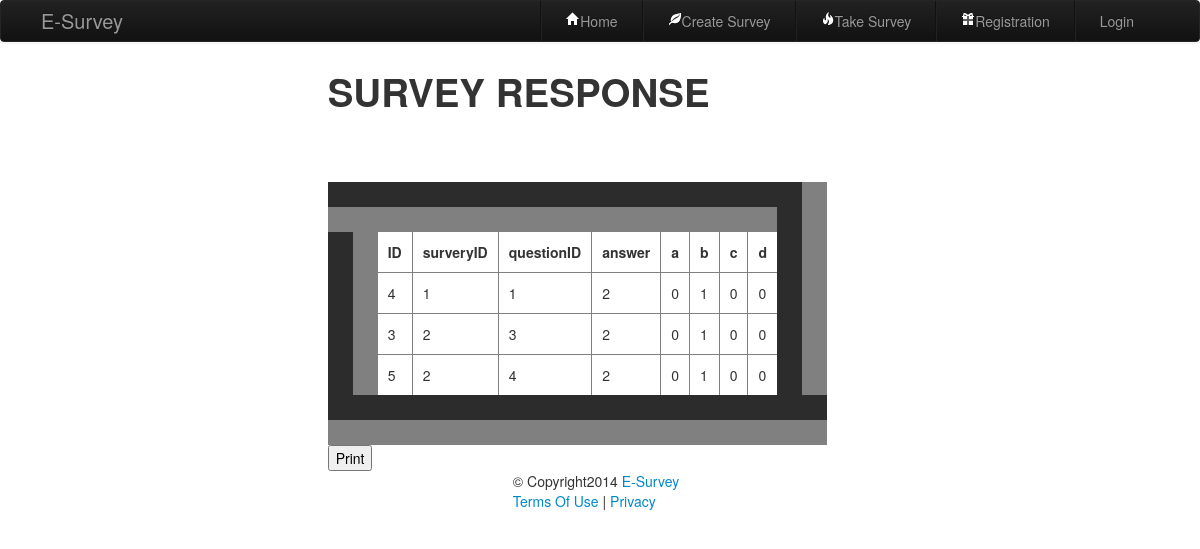
Screenshot of /surveyresponses.php with the database file from the repository.
### tables this page shows
CREATE TABLE IF NOT EXISTS `userresponses` (
  `ID` int(11) NOT NULL AUTO_INCREMENT,
  `surveryID` int(11) NOT NULL,
  `questionID` int(11) NOT NULL,
  `answer` varchar(200) NOT NULL,
  PRIMARY KEY (`ID`)
);

### surveyresponses.php (the view, shortened to what this page needs)
<?php
  $dsn= 'mysql:host=localhost;dbname=dbsurvey';
$username = 'root';
$password= '';
try{
$db= new PDO($dsn, $username, $password);
}
catch(PDOException $exception){
	echo "failed to connect";
}
?>
<!DOCTYPE html>
<html lang="en">
    <head>
        <link href="include/bootstrap/css/bootstrap.min.css" rel="stylesheet">
        <link href="include/bootstrap/css/bootstrap-responsive.min.css" rel="stylesheet">
        <link href="include/bootstrap/css/bootstrap-responsive.css" rel="stylesheet">
    </head>
    <body>
               <?php include 'header/header.php'; ?>
               <div class="row-fluid">
               <div class="span3"></div>
                   <div class="span6">
        <div class="container-fluid ">
              <?php
$query = "
SELECT ID,surveryID,questionID,answer,COUNT(CASE WHEN answer = 1 then 1 ELSE NULL END) as 'a',
COUNT(CASE WHEN `answer` = 2 then 1 ELSE NULL END) as 'b',COUNT(CASE WHEN `answer` = 3 then 1 ELSE NULL END) as 'c',
COUNT(CASE WHEN `answer` = 4 then 1 ELSE NULL END) as 'd' FROM userresponses GROUP BY questionID";
?>
	  <h1> SURVEY RESPONSE </h1>
    <?php    $result=$db->query($query); ?>
		<table border="50" cellpadding="10" cellspacing="10" id="tblResults">
	  <?php  echo "<td>" . "<b> ID <b>". "</td>"   ?>
	    <?php	echo "<td>" ."<b> surveryID </b>". "</td>"  ?>
	 <?php	echo "<td>" ."<b> questionID <b>". "</td>"  ?>
	 <?php	echo "<td>" ."<b> answer <b>". "</td>" ?>
		<?php echo "<td>" ."<b> a <b>". "</td>" ?>
		<?php echo "<td>" ."<b> b <b>". "</td>"  ?>
		<?php echo "<td>" ."<b>    c <b>". "</td>"  ?>
		<?php echo "<td>" ."<b>   d <b>". "</td>" ?>
 <?php		echo("\n<br/>");
		while($row = $result->fetch()){
        echo "<tr>";
	 	echo "<td>" . $row["ID"]. "</td>" ?>  &nbsp
	<?php 	echo "<td>" .$row["surveryID"]. "</td>" ?> &nbsp &nbsp &nbsp &nbsp &nbsp &nbsp &nbsp &nbsp
	<?php	echo  "<td>" .$row["questionID"]. "</td>" ?> &nbsp &nbsp &nbsp &nbsp &nbsp &nbsp &nbsp &nbsp &nbsp &nbsp
<?php		echo  "<td>" .$row["answer"]. "</td>"  ?> &nbsp &nbsp &nbsp &nbsp &nbsp
	<?php	echo  "<td>" .$row["a"]. "</td>" ?> &nbsp
	<?php	echo  "<td>" .$row["b"]. "</td>"  ?> &nbsp
	<?php	echo  "<td>" .$row["c"]. "</td>" ?> &nbsp
	<?php	echo  "<td>" .$row["d"]. "</td>" ?>
	<?php
		}
?>
    </table>
  <input type="button" onclick="window.print()" value="Print"/>
            </div>
        </div>
</div>
    <?php include 'include/footer.php'; ?>
</body>
</html>

### header/header.php (shortened to what this page needs)
<div class="navbar navbar-inverse ">
    <div class="navbar-inner">
        <div class="container-fluid">
            <a class="brand" href="#">E-Survey</a>
            <div class="nav-collapse in collapse" style="height: auto;">
                  <div class="pull-right">
                <ul class="nav">
                                <li class="divider-vertical"></li>
                                <li><a href="index.php"><i class="icon-home icon-white"></i>Home</a></li>
                                <li class="divider-vertical"></li>
                                <li><a href="createsurvey.php"><i class="icon-leaf icon-white"></i>Create Survey</a></li>
                                <li class="divider-vertical"></li>
                                <li><a href="takesurvey.php"><i class=" icon-fire icon-white"></i>Take Survey</a></li>
                                <li class="divider-vertical"></li>
                                <li><a href="registration.php"><i class="icon-gift icon-white"></i>Registration</a></li>
                                <li class="divider-vertical"></li>
                    <?php if (isset($_SESSION['name'])) { ?>
                        <li><a href="surveyresponses.php"><i class="icon-plane icon-white"></i>Survey Responses</a></li>
                        <li><a href="edituser.php"><i class="icon-plane icon-white"></i>Edit User</a></li>
                        <li class="divider-vertical"></li>
                        <li class="pull-right "><a href="logout.php">logout</a></li>
                        <li class="divider-vertical"></li>
                        <li class="pull-right" ><a href='#'><?php echo $_SESSION['name']; ?> </a></li>
                    <?php } else { ?>
                        <li> <a href="#myModal" data-toggle="modal">Login</a> </li>
                                  <?php } ?>
                </ul>
            </div>
        </div>
    </div>
</div>
</div>

### include/footer.php (shortened to what this page needs)
<footer class="row-fluid ">
    <div class="span5">
    </div>
    <div class="span6">
        <p>
            &copy Copyright2014 <a href="" target="_blank">E-Survey</a>
            <br>
            <a href="terms.php">Terms Of Use</a> | <a href="privacy.php">Privacy</a>
        </p>
    </div>
</footer>

### rows the page displays
userresponses: ID "4", surveryID "1", questionID "1", answer "2", a "0", b "1", c "0", d "0"
userresponses: ID "3", surveryID "2", questionID "3", answer "2", a "0", b "1", c "0", d "0"
userresponses: ID "5", surveryID "2", questionID "4", answer "2", a "0", b "1", c "0", d "0"
